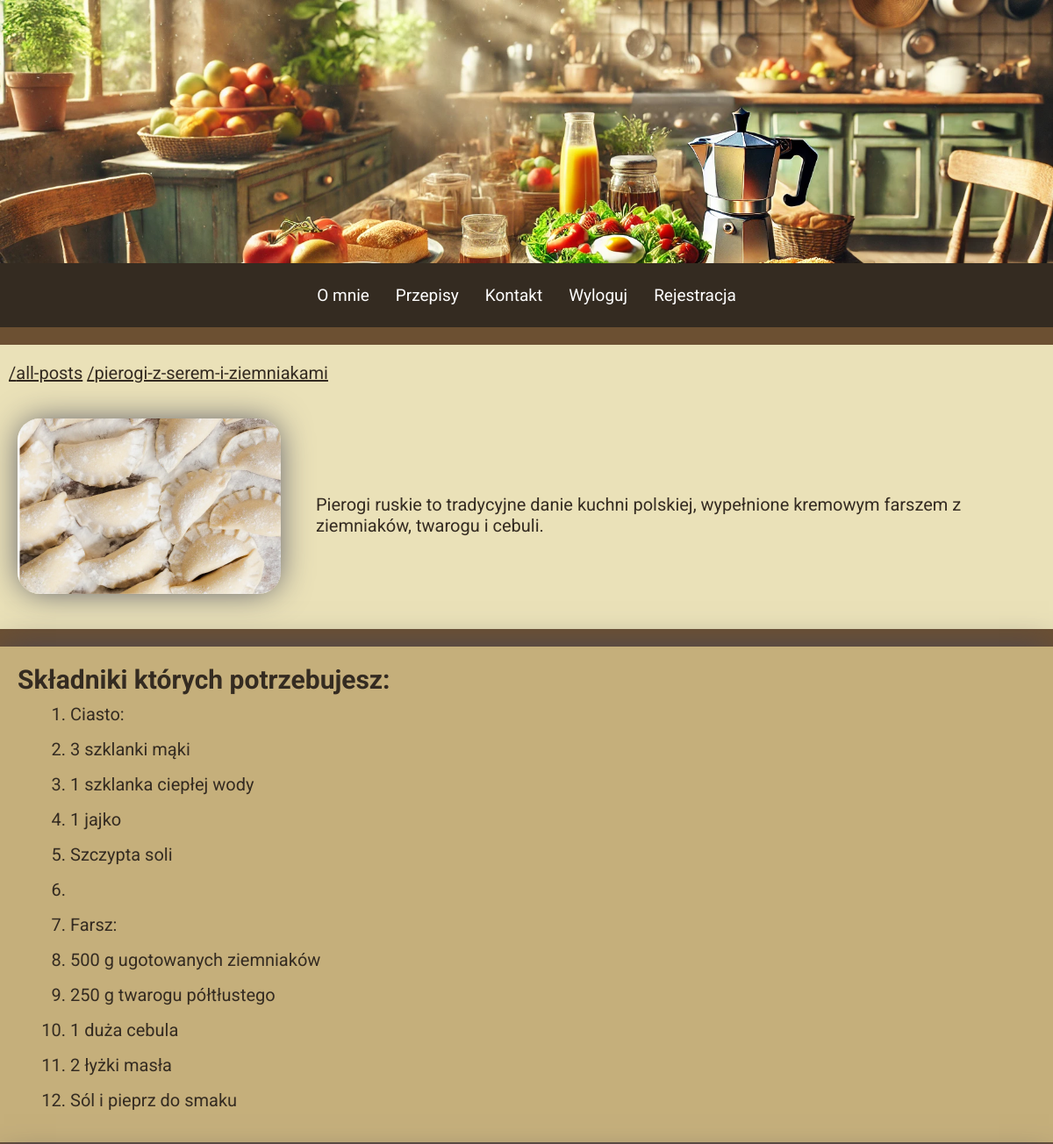
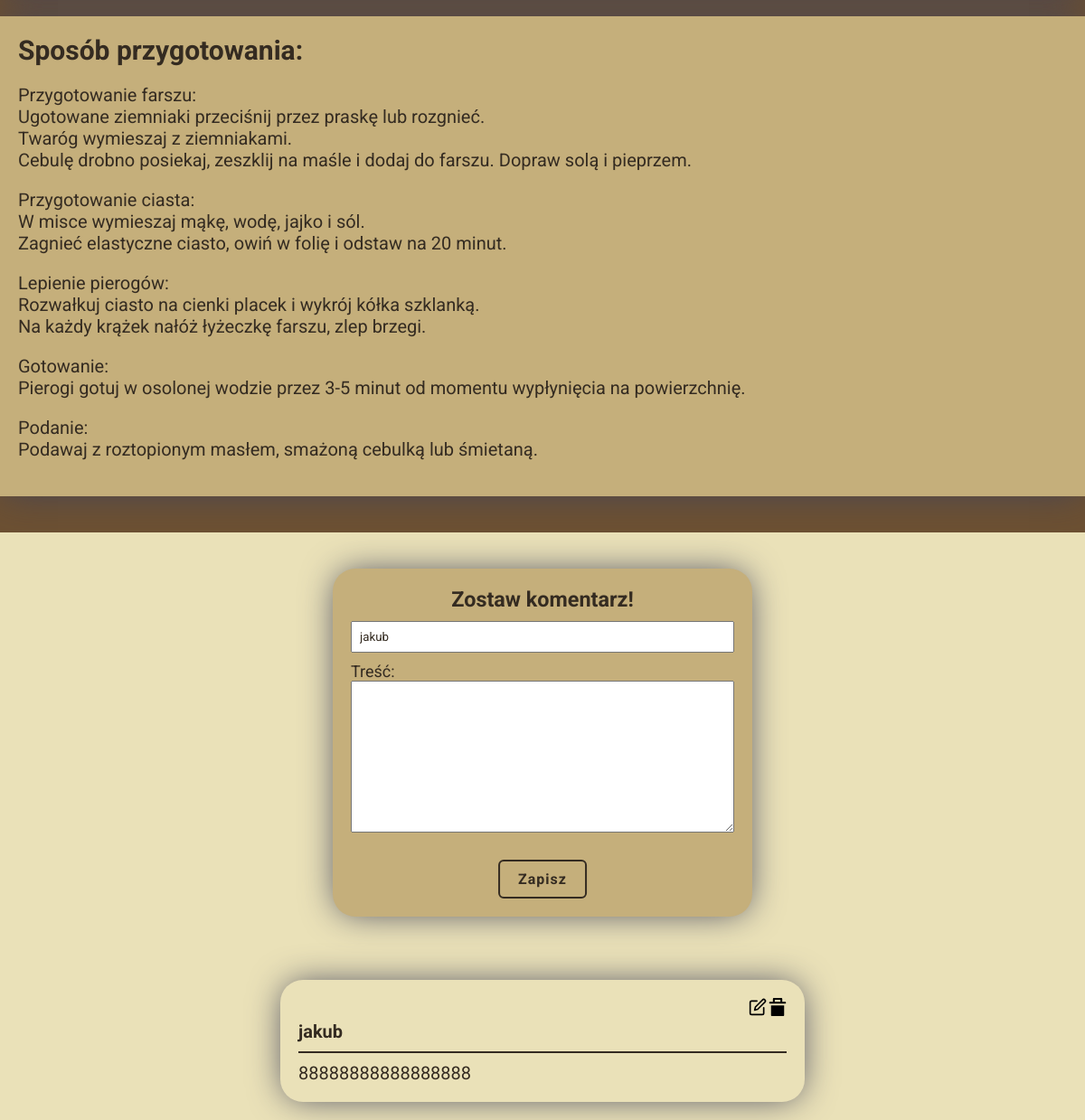
/all-posts/pierogi-z-serem-i-ziemniakami (signed in), run on the app's committed database (2 pictures, top to bottom).
### blog/models.py (models this page shows, shortened)
class PostModel(models.Model):
    title = models.CharField(max_length=150, verbose_name="Tytuł:")
    author = models.ForeignKey(
        CustomUserModel, verbose_name=("Autor:"), on_delete=models.CASCADE)
    slug = models.SlugField(primary_key=True)
    date = models.DateField(auto_now_add=True, verbose_name="Data:")
    excerpt = models.TextField(verbose_name="skrót", validators=[
                               MinLengthValidator, MaxLengthValidator(250)])
    ingredients = models.TextField(
        validators=[MinLengthValidator(5)], verbose_name="Składniki:", null=True)
    prepare = models.TextField(
        validators=[MinLengthValidator(5)], verbose_name="Sposób przygotowania:", null=True)
    image = models.ImageField(upload_to="dishes")
    tags = models.ManyToManyField(TagModel, verbose_name=("Tag:"))
    class Meta:
        verbose_name_plural = "Posty"

class CustomUserModel(AbstractUser):
    username = models.CharField(
        verbose_name="Nazwa użytkownika", max_length=50, unique=True)
    email = models.EmailField(max_length=254)
    is_verficated = models.BooleanField(default=False)
    is_staff = models.BooleanField(default=False, verbose_name="Personel:")
    is_superuser = models.BooleanField(default=False,)
    objects = CustomUserManager()
    USERNAME_FIELD = "username"
    REQUIRED_FIELDS = ["email"]

class UserCommentModel(models.Model):
    user = models.ForeignKey(
        CustomUserModel, verbose_name="Użytkownik:", on_delete=models.CASCADE)
    content = models.TextField(verbose_name="Treść:", null=False)
    post = models.ForeignKey(
        PostModel, verbose_name="Post:", on_delete=models.CASCADE, related_name="comments")
    class Meta:
        verbose_name_plural = "Komentarze"

### blog/views.py (the view)
# urls.py: path("all-posts/<slug:slug>", views.PostView.as_view(), name="post"),
class PostView(DetailView):
    model = PostModel
    context_object_name = "post"
    template_name = "blog/post_detail.html"
    login_form = LoginUserForm()
    comment_form = UserCommentForm()
    def breadcrubs_generator(self, path):
        home_url = reverse("main_page")
        path_splited = path.strip("/").split("/")
        paths = {}
        pre_path = ""
        for path in path_splited:
            pre_path += f"/{path}"
            paths[path] = pre_path
        return paths
    def get_context_data(self, **kwargs):
        context = super().get_context_data(**kwargs)
        context["ingredients"] = self.object.ingredients.split("\n")
        context["breadcrumbs"] = self.breadcrubs_generator(self.request.path)
        context["comments"] = self.object.comments.all().order_by("-pk")
        login_form_data = self.request.session.pop("login_form_data", None)
        if login_form_data:
            self.login_form = LoginUserForm(login_form_data)
        if self.request.user.is_authenticated:
            comment_form_data = self.request.session.pop(
                "comment_form_data", None)
            if comment_form_data:
                self.comment_form = UserCommentForm(comment_form_data)
            context["form"] = self.comment_form
        else:
            context["form"] = self.login_form
        return context

### blog/forms.py (shortened to what this page needs)
class UserCommentForm(forms.ModelForm):
    class Meta:
        model = UserCommentModel
        fields = ["content"]

### blog/templates/blog/post_detail.html (shortened to what this page needs)
{% extends "base.html" %}
{% load static %}
{% block style %}
    <link rel="stylesheet" href="{% static "blog/includes/forms.css" %}">
    <link rel="stylesheet" href="{% static "blog/post.css" %}">
    <link rel="stylesheet" href="{% static "blog/includes/forms.css" %}">
{% endblock  %}
{% block content %}
    <section class="breadcrumbs">
        {% for name,value in breadcrumbs.items  %}
            <a href="{{value}}">/{{name}}</a>
        {% endfor %}
    </section>
    <section class="head_post">
            <img src="{{post.image.url}}" alt="{{post.title}}">
            <p>{{post.excerpt}}</p>
    </section>
    <section class="post_body">
        <div class="ingredients">
            <h2>Składniki których potrzebujesz:</h2>
            <ol>
                {% for ingredient in ingredients  %}
                        <li>{{ingredient}}</li>
                {% endfor %}
            </ol>
        </div>
        <div class="recipe">
            <h2>Sposób przygotowania:</h2>
            <p> {{post.prepare|linebreaks}}</p>
        </div>
    </section>
    <section class="comment-section ">
        {% if user.is_authenticated %}
            <div class="form">
                <h3>Zostaw komentarz!</h3>
                <form action="{% url "comment" %}" method="POST">
                    <div class="form-field">
                        <input type="text" name="username" value="{{ user.username }}" readonly>
                    </div>
                    <div class="form-field">
                        {{form.content.label_tag}}
                        {{form.content}}
                    </div>
                    <button class="btn">Zapisz</button>
                </form>
            </div>
        {% endif %}
        <div class="comments">
            {% for comment in comments%}
                <div class="comment">
                    {% if user.is_authenticated and comment.user.pk == user.pk %}
                    <div class="btns-comment">
                        <form  action="{% url "edit_comment" slug=post.slug comment_id=comment.pk %}" method="POST">
                            <button class="btn-comment"><?xml version="1.0" ?>
                            </button>
                        </form>
                        <form  action="{% url "delete_comment" slug=post.slug comment_id=comment.pk %}" method="POST">
                            <button class="btn-comment"><?xml version="1.0" encoding="iso-8859-1"?>
                            </button>
                        </form>
                    </div>
                    {% endif %}
                    <p class="user-name">{{comment.user}}</p>
                    <p class="comment-content">{{comment.content}}</p>
                </div>
            {% endfor %}
        </div>
    </section>
{% endblock  %}

### static/base.css (style rules this page uses)
:root { --primary-color: #EAE1B8; --secondary-color: #C5AF7B; --buttons-color: #9C7D4F; --text-color: #342B21; --second-text-color: #6C5032; --box-shadow: 0px 0px 38px -5px rgba(66, 68, 90, 1); }
* { box-sizing: border-box; margin: 0; padding: 0; font-family: "Roboto", serif; color: var(--text-color); }
body { background-color: var(--second-text-color); }
.btn { display: inline-block; font-size: .8rem; letter-spacing: 1px; font-weight: bold; padding: .5rem 1rem; margin-top: 1rem; margin-left: 50%; transform: translateX(-50%); color: var(--text-color); background-color: transparent; border: 2px solid var(--text-color); border-radius: 6px; cursor: pointer; transition: .4s ease; }
@media (min-width:400px) { html { font-size: 20px; } }
.comment { margin-top: 3.5rem; padding: 1rem; border-radius: 25px; position: relative; -webkit-box-shadow: var(--box-shadow); -moz-box-shadow: var(--box-shadow); box-shadow: var(--box-shadow); }
.comment .user-name { display: block; font-weight: bold; margin-bottom: .5rem; }
.comment .user-name::after { content: ""; display: block; height: 2px; margin: .5rem 0; background-color: var(--text-color); }
@media (min-width: 425px) { .comments { width: 80%; margin: 0 auto; } }
@media (min-width:725px) { .comments { width: 60%; } }
@media (min-width: 1200px) { .comments { width: 50%; } }

### blog/static/blog/includes/forms.css (style rules this page uses)
.form { margin: 1rem 2rem; color: var(--text-color); background-color: var(--secondary-color); padding: 1rem; border-radius: 25px; -webkit-box-shadow: var(--box-shadow); -moz-box-shadow: var(--box-shadow); box-shadow: var(--box-shadow); }
.form-field { display: flex; flex-direction: column; margin: .5rem 0; }
.form label { font-size: .9rem; }
.form input, .form textarea { padding: .4rem; }
.btns-comment { display: flex; justify-content: end; }
.comment form { display: inline; margin-left: .1rem; }
.btn-comment { background: 0; border: 0; cursor: pointer; }
svg { width: 20px; height: 20px; }
@media (min-width:570px) { .form { width: 60%; margin: 1rem auto; } }
@media (min-width:990px) { .form { width: 40% } }

### blog/static/blog/post.css (style rules this page uses)
.breadcrumbs { padding: 1rem .5rem; margin-top: 1rem; background-color: var(--primary-color); }
.head_post { margin-bottom: 1rem; padding: 1rem; background-color: var(--primary-color); }
.head_post::after { content: ""; clear: both; display: table; }
.head_post img, .ingredients, .recipe { -webkit-box-shadow: var(--box-shadow); -moz-box-shadow: var(--box-shadow); box-shadow: var(--box-shadow); }
.head_post img { float: left; width: 9rem; border-radius: 25px; margin-right: 1rem; margin-bottom: 1rem; }
.head_post P { margin-left: 1rem; }
.ingredients { background-color: var(--secondary-color); margin-bottom: 1rem; padding: 1rem; }
.ingredients ol { margin-left: 2rem; }
.ingredients li { margin-bottom: .5rem; }
.post_body h2 { margin-bottom: .5rem; }
.recipe { background-color: var(--secondary-color); padding: 1rem; margin-bottom: 2rem; }
.recipe p { margin: 1rem 0; }
.comment-section { padding: 1rem; background-color: var(--primary-color); }
.comment { position: relative; }
.form h3 { text-align: center; }
.form textarea { min-height: 5rem; }
@media (min-width: 570px) { .form { width: 90%; } }
@media (min-width:725px) { .head_post img { float: none; width: 15rem; } }
@media (min-width:725px) { .head_post { display: flex; align-items: center; } }
@media (min-width:725px) { .ingredients ol { margin-left: 3rem; } }
@media (min-width:725px) { .ingredients li { margin-bottom: .8rem; } }
@media (min-width:725px) { .form { width: 70%; } }
@media (min-width:725px) { .comments { width: 60%; } }
@media (min-width:900px) { .form { width: 50%; } }
@media (min-width: 1200px) { .form { width: 40%; } }
@media (min-width: 1200px) { .comments { width: 50%; } }

### data on the page
PostModel: image (picture), excerpt "Pierogi ruskie to tradycyjne danie kuchni polskiej, wypełnione kremowym farszem z ziemniaków, twarogu i cebuli.", prepare "Przygotowanie farszu: Ugotowane ziemniaki przeciśnij przez praskę lub rozgnieć. Twaróg wymieszaj z ziemniakami. Cebulę drobno posiekaj, zeszklij na maśle i dodaj do farszu. Dopraw solą i pieprzem. Przygotowanie ciasta: W misce wymieszaj mąkę, wodę, jajko i sól. Zagnieć elastyczne ciasto, owiń w folię i odstaw na 20 minut. Lepienie pierogów: Rozwałkuj ciasto na cienki placek i wykrój kółka szklanką. Na każdy krążek nałóż łyżeczkę farszu, zlep brzegi. Gotowanie: Pierogi gotuj w osolonej wodzie przez 3-5 minut od momentu wypłynięcia na powierzchnię. Podanie: Podawaj z roztopionym masłem, smażoną cebulką lub śmietaną."
CustomUserModel: username "jakub"
UserCommentModel: user "jakub", content "88888888888888888"

### other printed values
{{ name }} "all-posts" "pierogi-z-serem-i-ziemniakami"
{{ ingredient }} "Ciasto:" "3 szklanki mąki" "1 szklanka ciepłej wody" "1 jajko" "Szczypta soli" "Farsz:" "500 g ugotowanych ziemniaków" "250 g twarogu półtłustego" "1 duża cebula" "2 łyżki masła" "Sól i pieprz do smaku"
